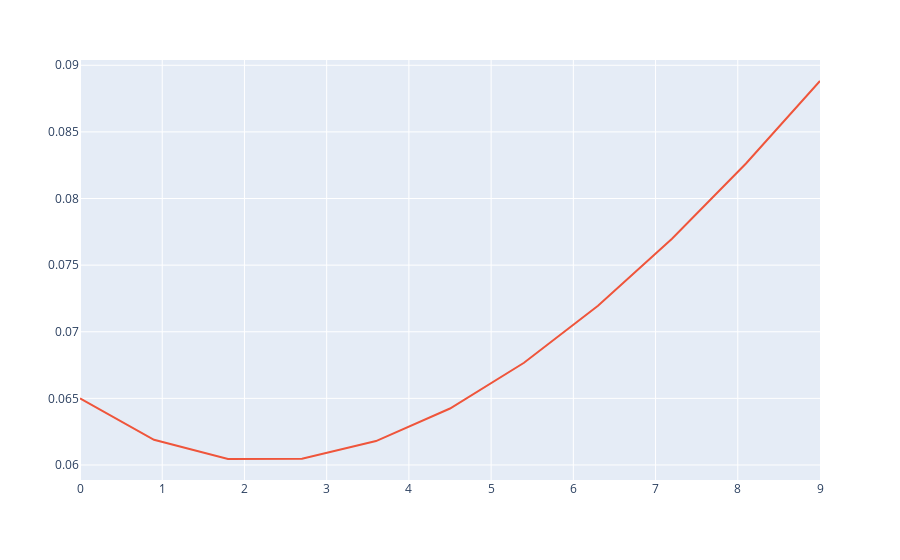

The notebook cell saved with this chart:
### Code cell
fig = px.line()
fig.add_scatter(x=new_tenor, y=nelson_new_fit, mode='lines')
fig.show()

### Figure 1 — Plotly figure (JSON) as saved in the notebook; plotly's stock layout.template omitted (floating-point values rounded to 4 significant figures)
{"data": [{"hovertemplate": "<extra></extra>", "legendgroup": "", "line": {"color": "#636efa", "dash": "solid"}, "marker": {"symbol": "circle"}, "mode": "lines", "name": "", "orientation": "v", "showlegend": false, "type": "scatter", "xaxis": "x", "yaxis": "y"}, {"mode": "lines", "type": "scatter", "x": [0, 0.9, 1.8, 2.7, 3.6, 4.5, 5.4, 6.3, 7.2, 8.1, 9], "y": [0.065, 0.06189, 0.06045, 0.06048, 0.06179, 0.06424, 0.06767, 0.07196, 0.07698, 0.08263, 0.08882]}], "layout": {"legend": {"tracegroupgap": 0}, "margin": {"t": 60}, "xaxis": {"anchor": "y", "domain": [0, 1]}, "yaxis": {"anchor": "x", "domain": [0, 1]}}}
